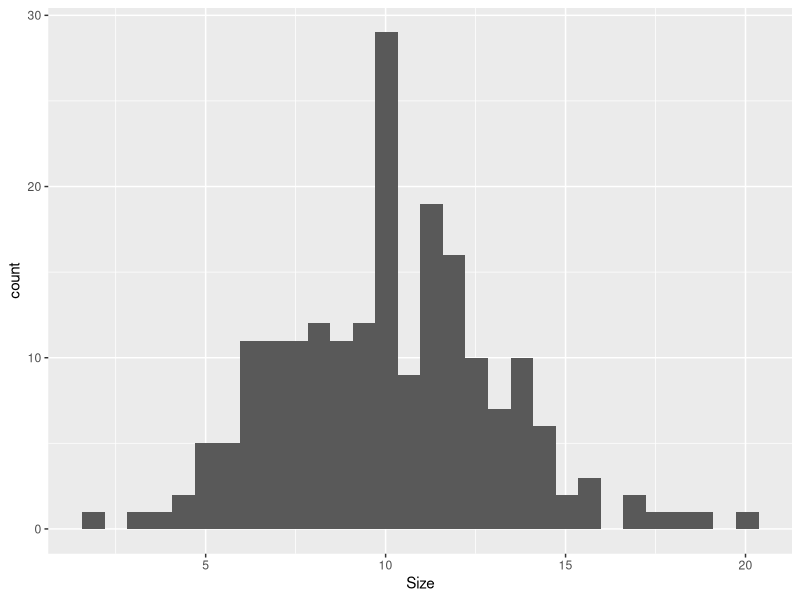
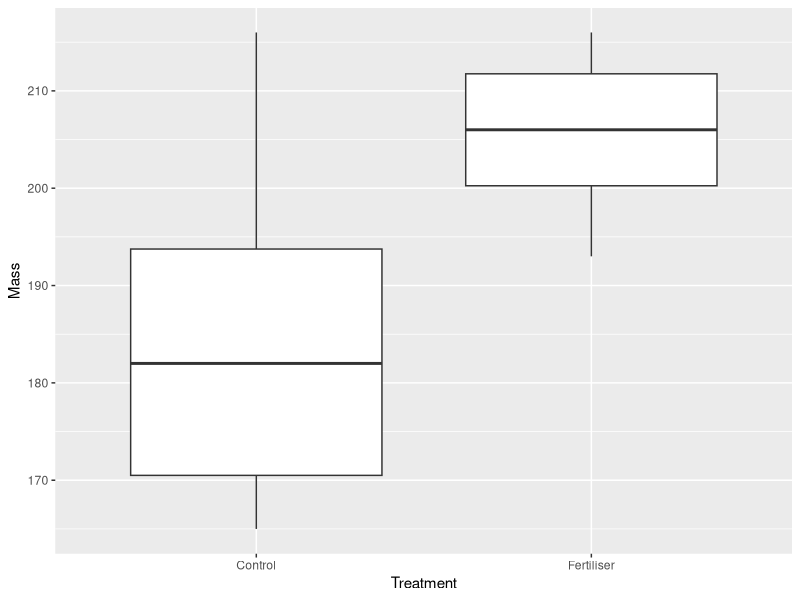
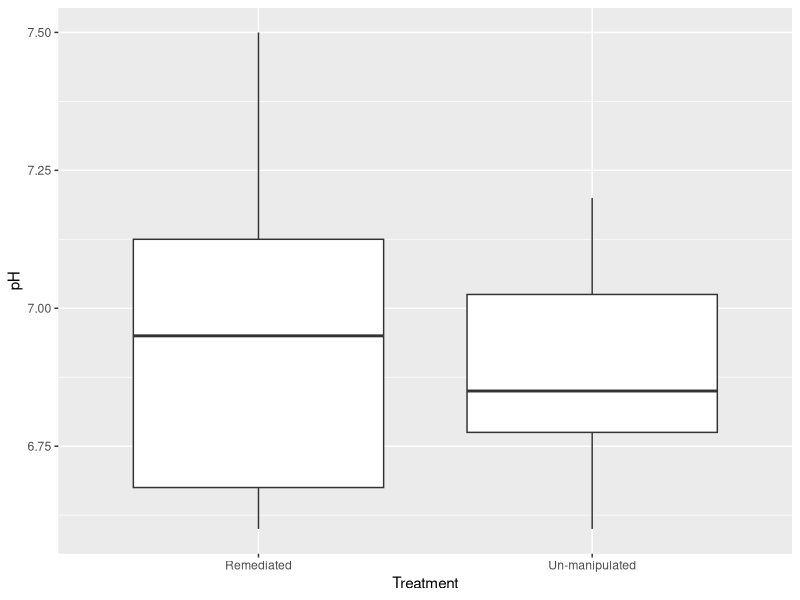
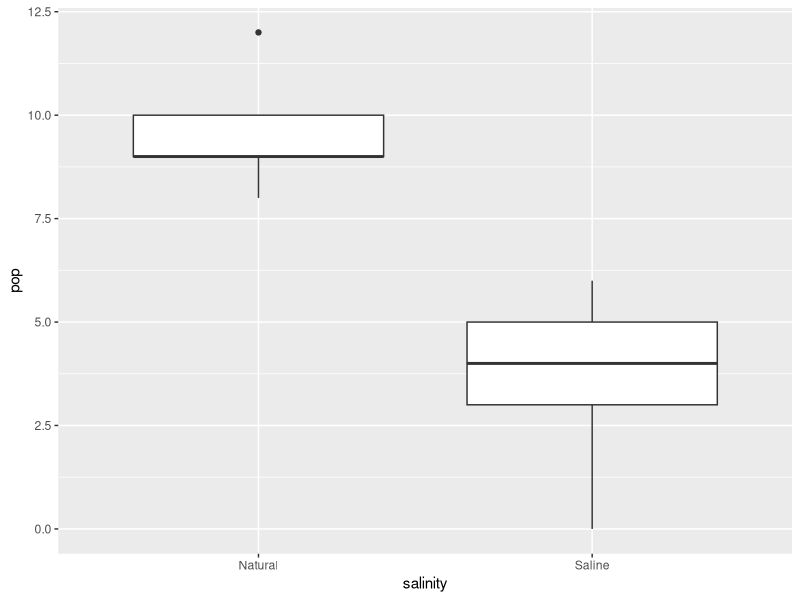

Generate these figures, in order, with R: (Note: this script raises an error after producing the figures.)
## ---- chunk 1
knitr::opts_chunk$set(echo = TRUE)
## ---- chunk 2
library(ggplot2)
library(dplyr)
library(tidyverse)
## ---- chunk 3
Population <- read.csv(file = "data/prac-01/Population.csv", header = T)
## ---- chunk 4
#mean of population sizes
mean(Population$Size)

#population variance
pop_var <- mean(Population$Size - mean(Population$Size))^2
pop_var

#standard deviation
sqrt(pop_var)

#histogram of population sizes
ggplot(Population, aes(Size)) + geom_histogram()
## ---- chunk 5

#subset of n random sizes
Sample5 <- sample_n(Population, 5)
mean(Sample5$Size)
pop_var5 <- mean(Sample5$Size - mean(Sample5$Size))^2
pop_var5
sqrt(pop_var5)

Sample10 <- sample_n(Population, 10)
mean(Sample10$Size)
pop_var10 <- mean(Sample10$Size - mean(Sample10$Size))^2
pop_var10
sqrt(pop_var10)

Sample20 <- sample_n(Population, 20)
mean(Sample20$Size)
pop_var20 <- mean(Sample20$Size - mean(Sample20$Size))^2
pop_var20
sqrt(pop_var20)

Sample50 <- sample_n(Population, 50)
mean(Sample50$Size)
pop_var50 <- mean(Sample50$Size - mean(Sample50$Size))^2
pop_var50
sqrt(pop_var50)
## ---- chunk 6
#lower and upper confidence intervals

  #subset of 5
  mean(Sample5$Size) - (qt(0.975, df = 4)) * sd(Sample5$Size/sqrt(5))
  
  mean(Sample5$Size) + (qt(0.975, df = 4)) * sd(Sample5$Size/sqrt(5))
  
  #subset of 10
  mean(Sample10$Size) - (qt(0.975, df = 9)) * sd(Sample10$Size/sqrt(10))
  
  mean(Sample10$Size) + (qt(0.975, df = 9)) * sd(Sample10$Size/sqrt(10))
  
  #subset of 20
  mean(Sample20$Size) - (qt(0.975, df = 19)) * sd(Sample20$Size/sqrt(20))
  
  mean(Sample20$Size) + (qt(0.975, df = 19)) * sd(Sample20$Size/sqrt(20))
  
  #subset of 50
  mean(Sample50$Size) - (qt(0.975, df = 19)) * sd(Sample50$Size/sqrt(50))
  
  mean(Sample50$Size) + (qt(0.975, df = 19)) * sd(Sample50$Size/sqrt(50))
## ---- chunk 7
#pH levels of a new stream 
pH <- c(7.9, 7.1, 7.0, 7.2, 7.8, 8.1, 8.0, 7.7, 7.9, 7.5)
mean(pH)

#from data to test statistic (a measure of your differences and variation)
#test statistic = mean of sample - mean of other stream / sd of sample / sqrt (sample size)
my.t <- (mean(pH) - 7.5)/(sd(pH)/sqrt(length(pH)))
my.t #0.9566892 (0.957)

#critical value of t is 2.26, our difference wasn't as big as the difference that would be associated with 0.05

#probability associated with that test statistic 
#(likelihood of your value if the null hypothesis was true)
pt(my.t, df = 9, lower.tail = FALSE)*2 #0.363715

t.test(pH, alternative = "two.sided", mu = 7.5)

#Null hypothesis is rejected, but the mean of the new stream is within the confint????  **Null hypothesis is not actually rejected?**  About 1/3 of samples within that catchment would be around my result.
## ---- chunk 8
#read data
Corn <- read.csv(file = "data/prac-01/Corn.csv", header = T)

#boxplot 
ggplot(Corn, aes(Treatment, Mass)) + geom_boxplot()

#contrast corn samples
t.test(Mass~Treatment, #mass described by treatment
       data = Corn, alternative = "two.sided", 
       var.equal = TRUE)

#df value is the degrees of freedom (n-1)
## ---- chunk 9
Lead <- c(225, 341, 240, 234, 270, 334, 330, 248, 169, 336)

mean(Lead)

#confidence interval
mean(Lead) - (qt(0.975, df = 9)) * sd(Lead/sqrt(10)) #230.0936


#one sample t-test (data must be a vector), concentrations of lead should not exceed 300
t.test(Lead, mu = 300)

#why is p-value incorrect???
## ---- chunk 10
#read data
AS <- read.csv(file = "data/prac-01/AcidSulphate.csv", header = T)

#boxplot 
ggplot(AS, aes(Treatment, pH)) + geom_boxplot()

#contrast corn samples
t.test(pH~Treatment, #pH described by treatment
       data = AS, alternative = "two.sided", 
       var.equal = TRUE)
## ---- chunk 11
glyp <- c(874, 745, 1002, 554, 837, 901, 845, 912, 698, 712)

mean(glyp) #mean is 808

#confidence interval
mean(glyp) - (qt(0.975, df = 9)) * sd(Lead/sqrt(10)) #765.3936


#one sample t-test (data must be a vector), concentrations of lead should not exceed 300
t.test(glyp, mu = 670)

#null hypothesis is rejected
## ---- chunk 12
	
#read data
kanga <- read.csv(file = "data/prac-01/kangaroos.csv", header = T,
                  fileEncoding="UTF-8-BOM")

#boxplot 
ggplot(kanga, aes(salinity, pop)) + geom_boxplot()

#contrast corn samples
t.test(pop~salinity, #mass described by treatment
       data = kanga, alternative = "two.sided", 
       var.equal = TRUE)

## ---- chunk 13
#testing nitrogen with a new sampling device
new <- c(101, 123, 98, 87, 110, 135, 140, 148, 112, 65)

#those same samples tested with the old device
old <- c(104, 125, 99, 86, 109, 138, 140, 147, 116, 66)

#data points are not independent so the problem is avoided by turning each pair of related measurements into a set of differences that are all independent of each other.
pair.diff <- new - old

#calculate the mean and se of the differences
diff.mean <- mean(pair.diff)

diff.se <- sd(pair.diff)/sqrt(10)

#calculate the test statistic
soil.t <- abs(diff.mean/diff.se)

soil.t

#calculate p-value
pt(soil.t, df = 9, lower.tail=FALSE)*2 #0.09320637

SoilN <- read.csv(file = "data/prac-01/SoilN.csv", header = T)

t.test(Nitrogen ~ Machine, data = SoilN, paired = TRUE)

#boxplot 
ggplot(SoilN, aes(Machine, Nitrogen)) + geom_boxplot()
## ---- chunk 14

#load data
Lizard_distribution <- read.csv(file = "data/prac-01/Lizards.csv", header = T)

#is the data normally distributed?
ggplot(Lizard_distribution, aes(Temperature)) + geom_histogram()

#is the variance similar between two samples?
ggplot(Lizard_distribution, aes(Lizard,Temperature)) + geom_boxplot()

#make sure there are no negative or zero values
Lizard_distribution <- mutate(Lizard_distribution, 
                              sqrtTemp = sqrt(Temperature),
                              logTemp = log(Temperature))

#is the data normally distributed?
ggplot(Lizard_distribution, aes(sqrtTemp)) + geom_histogram()
ggplot(Lizard_distribution, aes(logTemp)) + geom_histogram()

#is the variance similar between two samples?
ggplot(Lizard_distribution, aes(Lizard,sqrtTemp)) + geom_boxplot()
ggplot(Lizard_distribution, aes(Lizard,logTemp)) + geom_boxplot()

t.test(logTemp ~ Lizard, data = Lizard_distribution, paired = TRUE)
## ---- chunk 15

black <- (70*150)/100 #pop of sample should be 105
yellow <- (1*150)/100 #pop of sample should be 1.5
red <- (29*150)/100 #pop of sample should be 43.5

pchisq(9.633, df=2, lower.tail = FALSE)

chisq.test(x = c(96, 49, 5), p = c(0.7, 0.29, 0.01)) # ignore the warning sign

#testing whether 30 males and 19 females is significant
chisq.test(x = c(35, 14), p = c(0.5,0.5))

pchisq(2.4694, df=1, lower.tail = FALSE)
## ---- chunk 16
Drain <- matrix(c(12,12,14,10,21,3), nrow=2)

Drain

chisq.test(Drain, correct=F)
## ---- chunk 17
#load crab
crab <- read.csv(file="data/prac-01/crab.csv", header=T)

t.test(Duration ~ Side, data = crab, paired = TRUE)

#boxplot 
ggplot(crab, aes(Side, Duration)) + geom_boxplot()


## ---- chunk 18
right <- (122*311)/100 #pop of sample should be 379.42
centre <- (89*311)/100 #pop of sample should be 276.79
left <- (100*311)/100 #pop of sample should be 311

black <- (70*150)/100 #pop of sample should be 105
yellow <- (1*150)/100 #pop of sample should be 1.5
red <- (29*150)/100 #pop of sample should be 43.5

pchisq(9.633, df=2, lower.tail = FALSE)

chisq.test(x = c(96, 49, 5), p = c(0.7, 0.29, 0.01)) # ignore the warning sign

#testing whether 30 males and 19 females is significant
chisq.test(x = c(35, 14), p = c(0.5,0.5))

pchisq(2.4694, df=1, lower.tail = FALSE)
